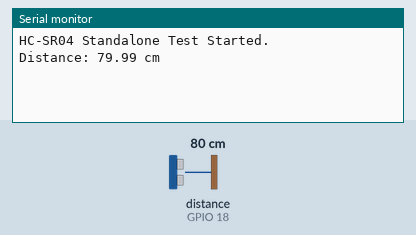
A sketch run on a simulated ESP32. Parts: the last lines printed to the serial monitor. Wiring (inferred from the names in the program): ultrasonic range finder: trigger GPIO 5; echo GPIO 18. The test bench sets the inputs (shaded band); at power-on: distance to the obstacle (sensor on GPIO 18) 80 cm. The echo pulse lasts 58.3 µs per cm.

Above: at 2.2 s.
2.3 s: distance to the obstacle (sensor on GPIO 18) set to 2 cm
At 6.4 s:
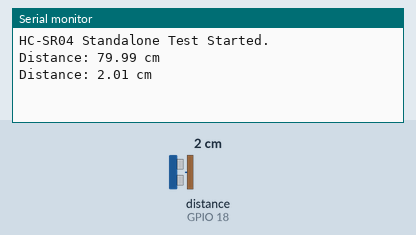
8.3 s: distance to the obstacle (sensor on GPIO 18) set to 4 cm
At 11.4 s:
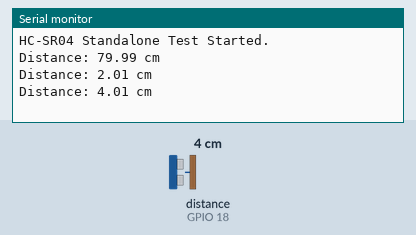
Timing chart, 0 to 12.9 s (numbered marks = the images above; inputs shaded):
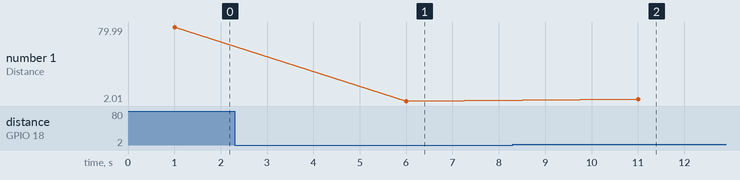

The sketch:

ultrasonic_testing.ino
```cpp
// HC-SR04 Standalone Test for ESP32

// Pin Definitions
#define TRIG_PIN 5  // Connected to Trig (Safe 3.3V Out)
#define ECHO_PIN 18 // Connected to Echo (VIA DIVIDER)

// Speed of sound at sea level (approx 20C) in cm/us
#define SOUND_SPEED 0.0343

void setup() {
  Serial.begin(115200); // Initialize serial communication

  // Define pin modes
  pinMode(TRIG_PIN, OUTPUT); // Sets the trigPin as an Output
  pinMode(ECHO_PIN, INPUT);  // Sets the echoPin as an Input

  // Ensure Trig starts LOW
  digitalWrite(TRIG_PIN, LOW);

  Serial.println("HC-SR04 Standalone Test Started.");
  delay(1000);
}

void loop() {
  long duration;
  float distanceCm;

  // 1. Generate the Trigger Pulse
  // Clears the trigPin
  digitalWrite(TRIG_PIN, LOW);
  delayMicroseconds(2);

  // Sets the trigPin on HIGH state for 10 micro seconds
  digitalWrite(TRIG_PIN, HIGH);
  delayMicroseconds(10);
  digitalWrite(TRIG_PIN, LOW);

  // 2. Measure the Echo Pulse Duration
  // Reads the echoPin, returns the sound wave travel time in microseconds
  // Timeout set to 26ms (max range approx 4.5m * 2 / 343m/s)
  duration = pulseIn(ECHO_PIN, HIGH, 26000);

  // 3. Calculate Distance
  if (duration == 0) {
    // If no pulse received within timeout
    Serial.println("Error: No pulse received (Out of Range or Wiring Issue)");
  } else {
    // Calculate the distance: (Time * Speed) / 2 (Round trip)
    distanceCm = duration * SOUND_SPEED / 2;

    // Print the distance to Serial Monitor
    Serial.print("Distance: ");
    Serial.print(distanceCm);
    Serial.println(" cm");
  }

  // Wait 100ms before next measurement to avoid ultrasonic interference
  delay(5000);
}
```

Measured:
- after the input at 2.3 s, the serial monitor: prints a new line after 3.7 s (image 1)
- after the input at 8.3 s, the serial monitor: prints a new line after 2.7 s (image 2)
- plotted number 1: 79.99 → 2.01 after the input at 2.3 s, 2.01 → 4.01 after the input at 8.3 s
